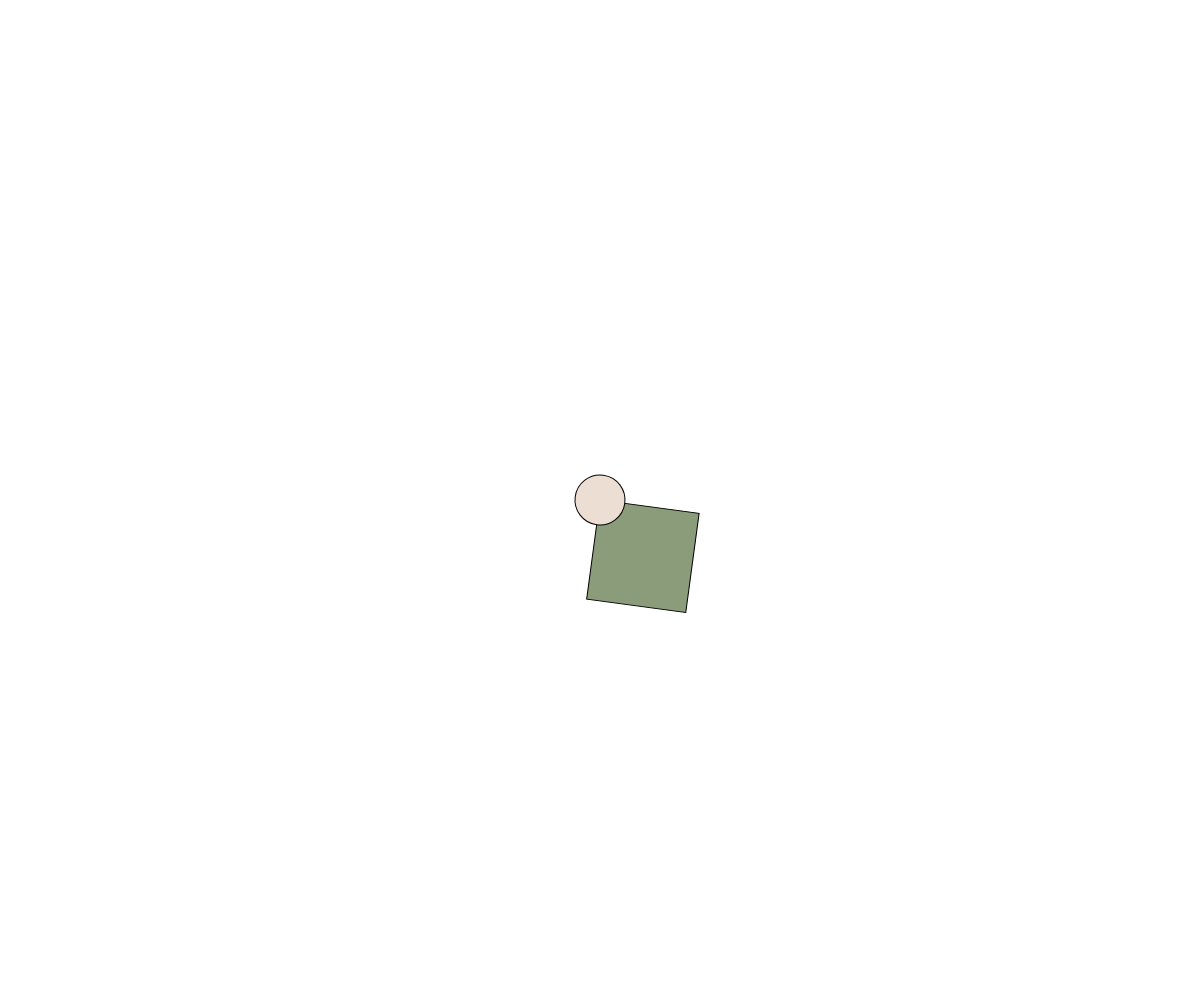
Frame 1 (no input)
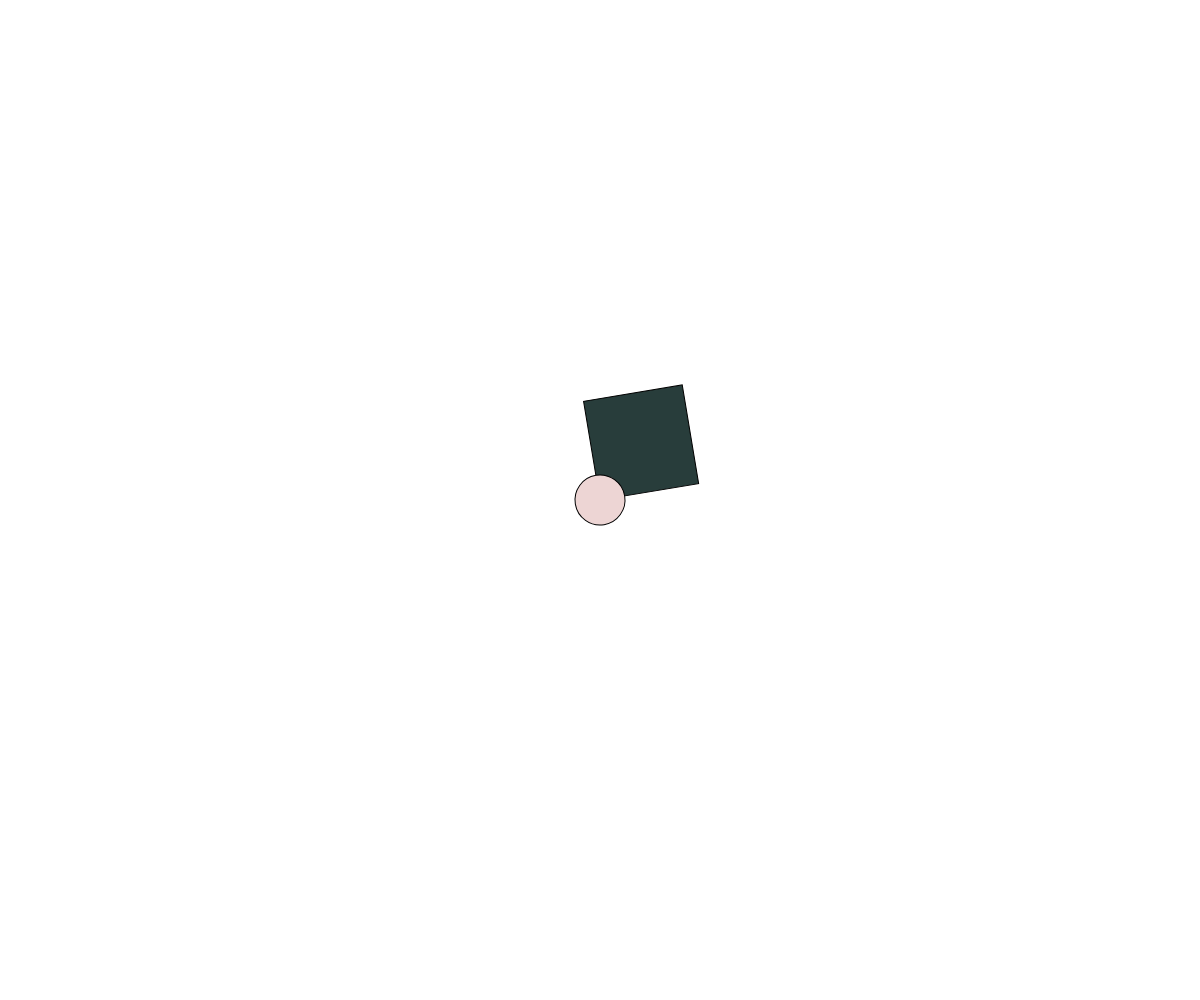
Frame 60 (no input)
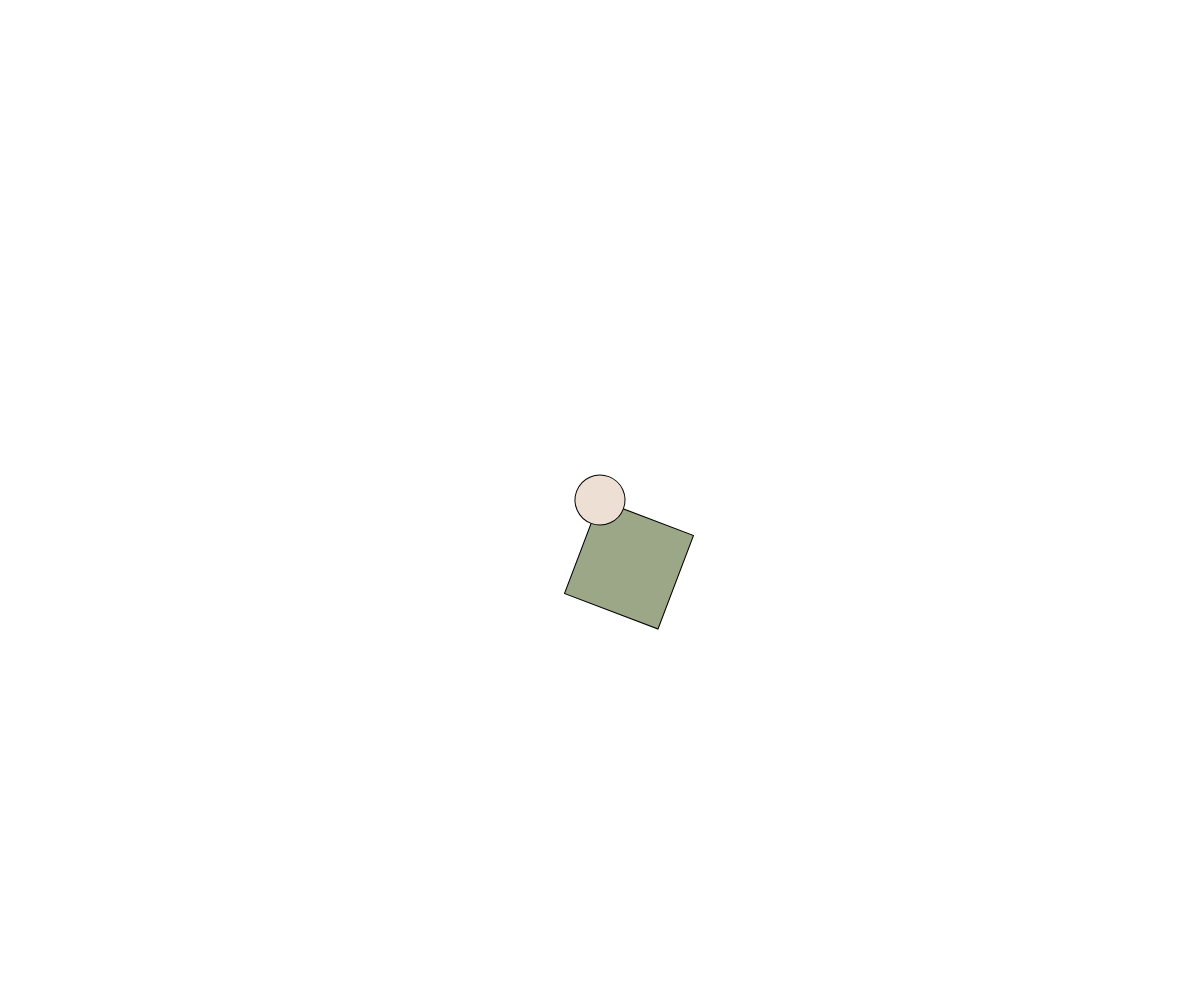
Frame 120 (the mouse pressed at the canvas centre since frame 60)

The p5.js sketch that drew these frames (run headless with seeded random() and noise() and a simulated clock; from frame 60 on, the mouse is pressed at the canvas centre):

// p5.js sketch
// ── sketch.js
let colors;
let freq = 440;
let ph = 0;
let amp = 100;
let zoom = 0.01;

function setup() {
    createCanvas(windowWidth, windowHeight);
    noFill();

    angleMode(DEGREES);
    colorMode(HSB);
    colors = ['#283d3b', '#197278', '#edddd4', '#c44536', '#772e25'];
}

function draw() {
    background(255);
    translate(width / 2, height / 2);

    let t = frameCount;

    let angle = sin(zoom * t * freq + ph) * amp;
    // text(angle, 0, -120);

    let colorA = color(colors[0]);
    let colorB = color(colors[2]);
    let mix = map(angle, -amp, amp, 0, 1);
    let mixColor = lerpColor(colorA, colorB, mix);
    fill(mixColor);

    rotate(angle);
    rect(0, 0, 100);

    let colorC = color(colors[2]);
    let hueTweak = map(angle, -amp, amp, -20, 20);
    let colorD = color(
        hue(colorC) + hueTweak,
        saturation(colorC),
        brightness(colorC)
    );
    fill(colorD);
    circle(0, 0, 50);
}
